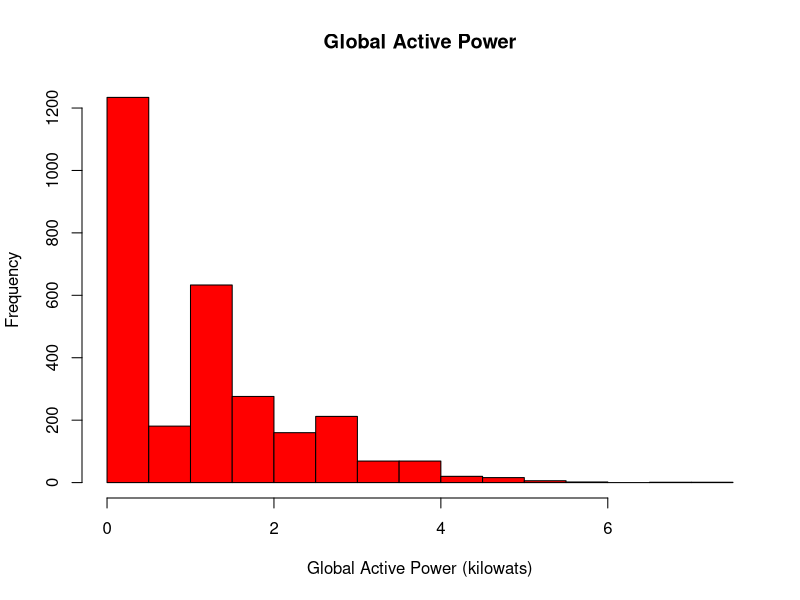

Generate this figure with R:
# Plot 1

power <- read.csv("household_power_consumption_2007-02-01-02.csv")

png("plot1.png", width = 480, height = 480)
hist(power$Global_active_power, breaks = 20, 
     col = "red", 
     main = "Global Active Power",
     xlab = "Global Active Power (kilowats)")
dev.off()
